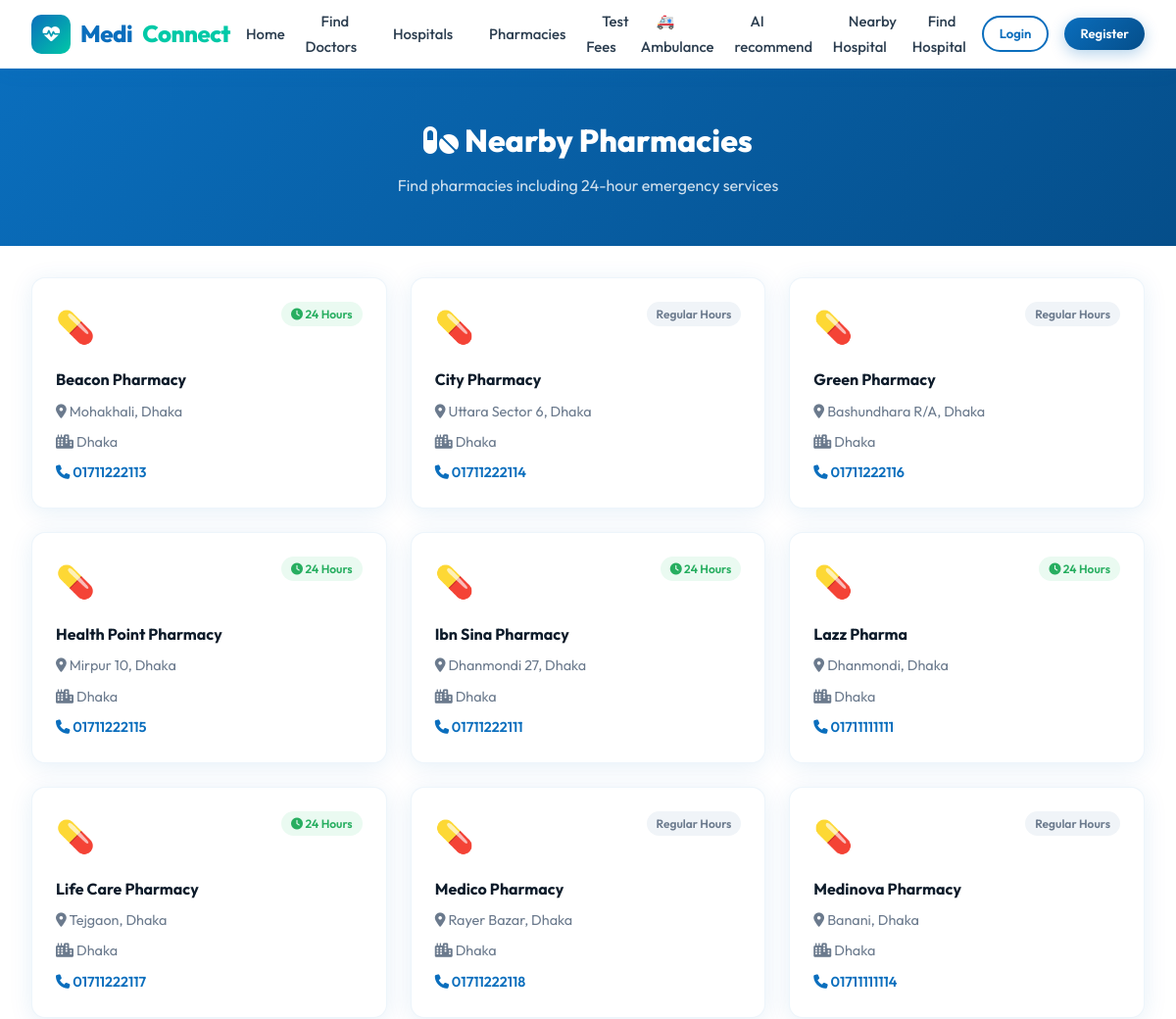
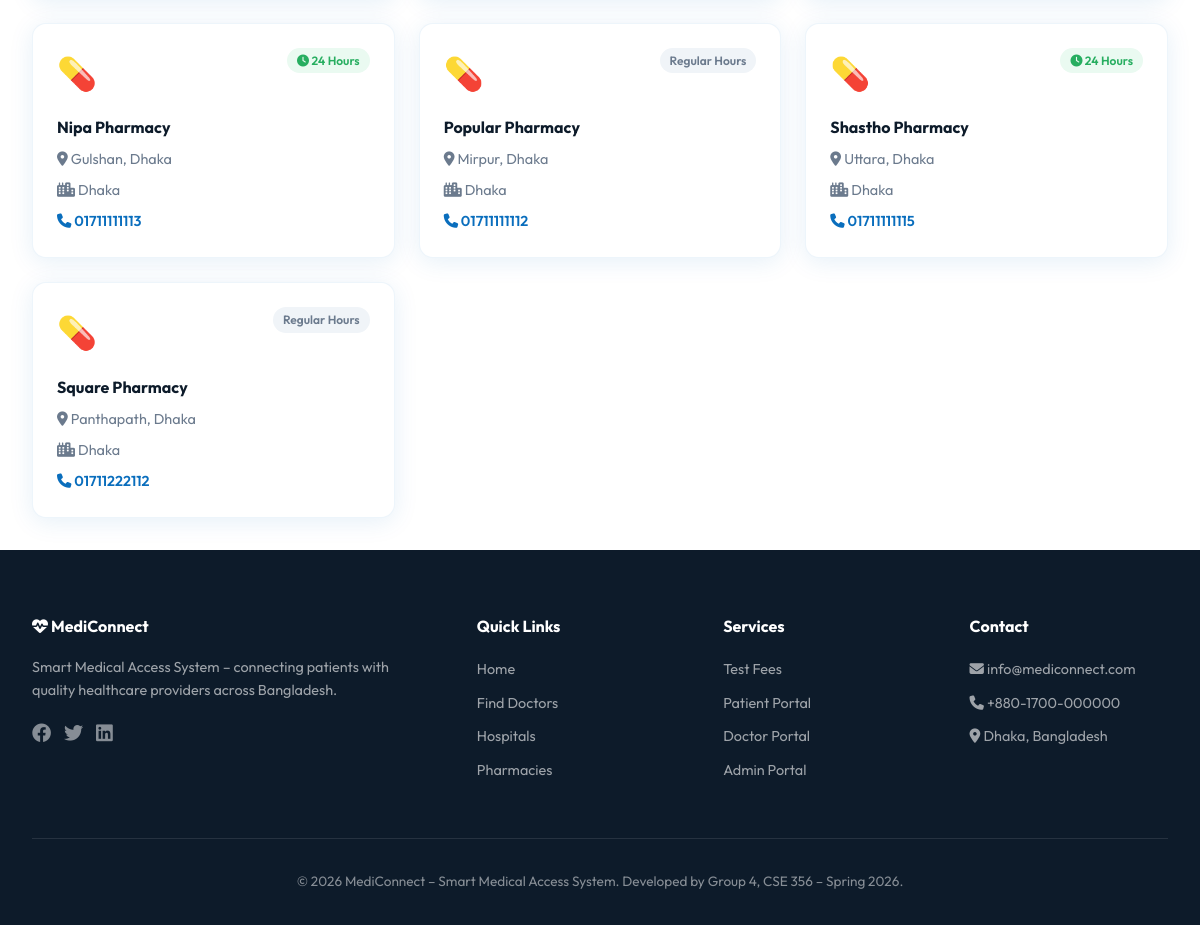
Screenshot of /pharmacies.php with the database file from the repository (2 pictures, top to bottom).
### tables this page shows
CREATE TABLE `pharmacies` (
  `id` int(11) NOT NULL,
  `name` varchar(150) NOT NULL,
  `address` text NOT NULL,
  `city` varchar(100) DEFAULT NULL,
  `phone` varchar(20) DEFAULT NULL,
  `is_open_24h` tinyint(1) DEFAULT 0,
  `latitude` decimal(10,8) DEFAULT NULL,
  `longitude` decimal(11,8) DEFAULT NULL
);

### pharmacies.php (the view, shortened to what this page needs)
<?php
require_once 'includes/header.php';
$pharmacies = mysqli_query($conn, "SELECT * FROM pharmacies ORDER BY name");
?>
<div class="page-header"><h1><i class="fas fa-pills"></i> Nearby Pharmacies</h1><p>Find pharmacies including 24-hour emergency services</p></div>
<section class="section" style="padding:2rem;">
<div class="container">
<div class="grid grid-3">
<?php while ($p = mysqli_fetch_assoc($pharmacies)): ?>
<div class="card" style="padding:1.5rem;">
    <div style="display:flex;justify-content:space-between;align-items:flex-start;margin-bottom:1rem;">
        <div style="font-size:2rem;">💊</div>
        <?php if ($p['is_open_24h']): ?>
        <span class="badge badge-success"><i class="fas fa-clock"></i> 24 Hours</span>
        <?php else: ?>
        <span class="badge badge-secondary">Regular Hours</span>
        <?php endif; ?>
    </div>
    <h4 style="font-weight:700;margin-bottom:0.5rem;"><?= $p['name'] ?></h4>
    <p style="color:var(--gray);font-size:0.9rem;margin-bottom:0.5rem;"><i class="fas fa-map-marker-alt"></i> <?= $p['address'] ?></p>
    <?php if ($p['city']): ?><p style="color:var(--gray);font-size:0.9rem;"><i class="fas fa-city"></i> <?= $p['city'] ?></p><?php endif; ?>
    <?php if ($p['phone']): ?><p style="color:var(--primary);font-size:0.9rem;font-weight:600;margin-top:0.5rem;"><i class="fas fa-phone"></i> <?= $p['phone'] ?></p><?php endif; ?>
</div>
<?php endwhile; ?>
</div>
</div>
</section>
<?php require_once 'includes/footer.php'; ?>

### css/style.css (style rules this page uses)
:root { --primary: #0A6EBD; --primary-dark: #054E8A; --primary-light: #E8F4FF; --secondary: #00C9A7; --accent: #FF6B35; --dark: #0D1B2A; --gray-dark: #2C3E50; --gray: #6B7A8D; --gray-light: #F0F4F8; --white: #FFFFFF; --danger: #E74C3C; --success: #27AE60; --warning: #F39C12; --shadow: 0 4px 24px rgba(10,110,189,0.10); --shadow-lg: 0 8px 40px rgba(10,110,189,0.18); --radius: 14px; --radius-sm: 8px; }
* { margin: 0; padding: 0; box-sizing: border-box; }
body { font-family: 'Outfit', sans-serif; color: var(--dark); background: var(--white); line-height: 1.6; }
.section { padding: 5rem 2rem; }
.container { max-width: 1200px; margin: 0 auto; }
.grid { display: grid; gap: 1.5rem; }
.grid-3 { grid-template-columns: repeat(3, 1fr); }
.card { background: white; border-radius: var(--radius); box-shadow: var(--shadow); overflow: hidden; transition: transform 0.3s, box-shadow 0.3s; border: 1px solid rgba(10,110,189,0.07); }
.badge { display: inline-block; padding: 3px 10px; border-radius: 50px; font-size: 0.75rem; font-weight: 600; }
.badge-success { background: #EAFAF1; color: var(--success); }
.badge-secondary { background: #f0f4f8; color: var(--gray); }
.page-header { background: linear-gradient(135deg, var(--primary), var(--primary-dark)); color: white; padding: 3rem 2rem; text-align: center; }
.page-header h1 { font-size: 2rem; font-weight: 800; margin-bottom: 0.5rem; }
.page-header p { color: rgba(255,255,255,0.8); }

### rows the page displays
pharmacies: is_open_24h 1 (drawn), name "Beacon Pharmacy", address "Mohakhali, Dhaka", city "Dhaka", phone "01711222113"
pharmacies: is_open_24h "Regular Hours", name "City Pharmacy", address "Uttara Sector 6, Dhaka", city "Dhaka", phone "01711222114"
pharmacies: is_open_24h "Regular Hours", name "Green Pharmacy", address "Bashundhara R/A, Dhaka", city "Dhaka", phone "01711222116"
pharmacies: is_open_24h 1 (drawn), name "Health Point Pharmacy", address "Mirpur 10, Dhaka", city "Dhaka", phone "01711222115"
pharmacies: is_open_24h 1 (drawn), name "Ibn Sina Pharmacy", address "Dhanmondi 27, Dhaka", city "Dhaka", phone "01711222111"
pharmacies: is_open_24h 1 (drawn), name "Lazz Pharma", address "Dhanmondi, Dhaka", city "Dhaka", phone "01711111111"
pharmacies: is_open_24h 1 (drawn), name "Life Care Pharmacy", address "Tejgaon, Dhaka", city "Dhaka", phone "01711222117"
pharmacies: is_open_24h "Regular Hours", name "Medico Pharmacy", address "Rayer Bazar, Dhaka", city "Dhaka", phone "01711222118"
pharmacies: is_open_24h "Regular Hours", name "Medinova Pharmacy", address "Banani, Dhaka", city "Dhaka", phone "01711111114"
pharmacies: is_open_24h 1 (drawn), name "Nipa Pharmacy", address "Gulshan, Dhaka", city "Dhaka", phone "01711111113"
pharmacies: is_open_24h "Regular Hours", name "Popular Pharmacy", address "Mirpur, Dhaka", city "Dhaka", phone "01711111112"
pharmacies: is_open_24h 1 (drawn), name "Shastho Pharmacy", address "Uttara, Dhaka", city "Dhaka", phone "01711111115"
pharmacies: is_open_24h "Regular Hours", name "Square Pharmacy", address "Panthapath, Dhaka", city "Dhaka", phone "01711222112"
